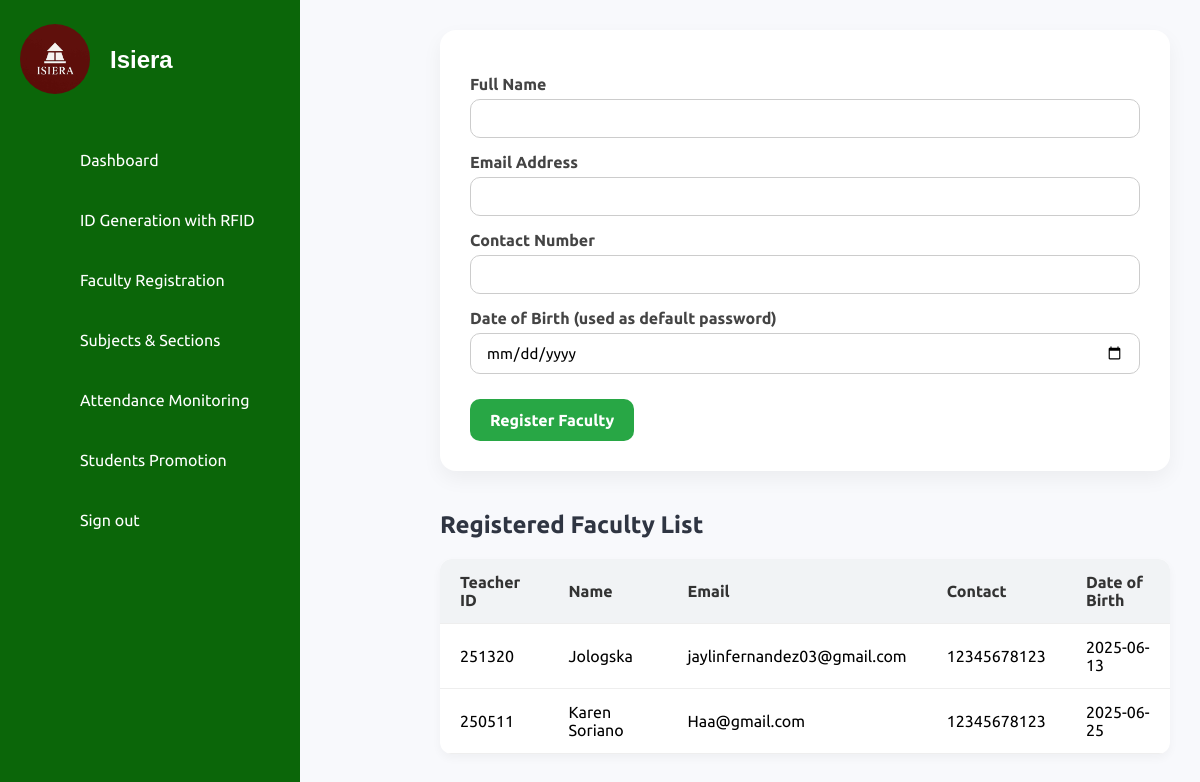
The app's page /isiera/faculty_registration.php, older data.
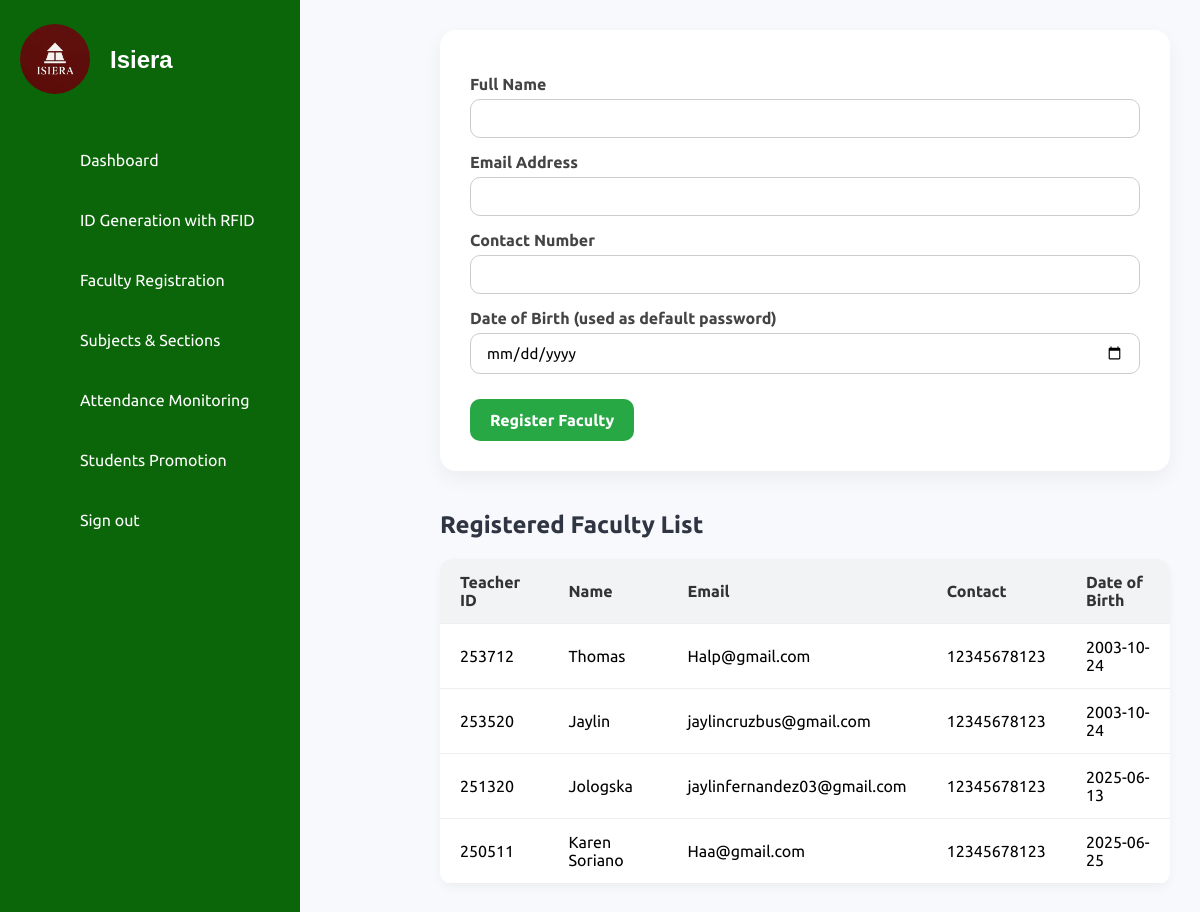
The same page, newer data.
### tables this page shows
CREATE TABLE `faculty` (
  `id` int(11) NOT NULL,
  `teacher_id` varchar(6) NOT NULL,
  `name` varchar(100) NOT NULL,
  `email` varchar(100) NOT NULL,
  `contact` varchar(20) DEFAULT NULL,
  `dob` date NOT NULL,
  `password` varchar(255) NOT NULL
);

### isiera/faculty_registration.php (the view, shortened to what this page needs)
<?php
include('db_connection.php');
?>
<!DOCTYPE html>
<html lang="en">
<head>
    <link rel="stylesheet" href="assets/css/style.css">
    <link rel="stylesheet" href="assets/css/faculty.css">
</head>
<body>
    <?php include('sidebar.php'); ?>
    <div class="faculty-party" style="margin-left: 410px;">
        <div class="faculty-card">
            <form method="POST" action="">
                <label>Full Name</label>
                <input type="text" name="name" required>
                <label>Email Address</label>
                <input type="email" name="email" required>
                <label>Contact Number</label>
                <input type="text" name="contact" required>
                <label>Date of Birth (used as default password)</label>
                <input type="date" name="dob" required>
                <input type="submit" name="register" value="Register Faculty">
            </form>
        </div>
        <h2>Registered Faculty List</h2>
        <table class="faculty-table">
            <thead>
                <tr>
                    <th>Teacher ID</th>
                    <th>Name</th>
                    <th>Email</th>
                    <th>Contact</th>
                    <th>Date of Birth</th>
                </tr>
            </thead>
            <tbody>
                <?php
                $result = $conn->query("SELECT teacher_id, name, email, contact, dob FROM faculty ORDER BY id DESC");
                if ($result->num_rows > 0):
                    while ($row = $result->fetch_assoc()):
                ?>
                <tr>
                    <td><?= htmlspecialchars($row['teacher_id']) ?></td>
                    <td><?= htmlspecialchars($row['name']) ?></td>
                    <td><?= htmlspecialchars($row['email']) ?></td>
                    <td><?= htmlspecialchars($row['contact']) ?></td>
                    <td><?= htmlspecialchars($row['dob']) ?></td>
                </tr>
                <?php endwhile; else: ?>
                <tr><td colspan="5">No faculty registered yet.</td></tr>
                <?php endif; ?>
            </tbody>
        </table>
    </div>
</body>
</html>

Row changes from the older to the newer data that the page shows:
added faculty: teacher "253712", name "Thomas", email "Halp@gmail.com", contact "12345678123", dob "2003-10-24"
added faculty: teacher "253520", name "Jaylin", email "jaylincruzbus@gmail.com", contact "12345678123", dob "2003-10-24"
